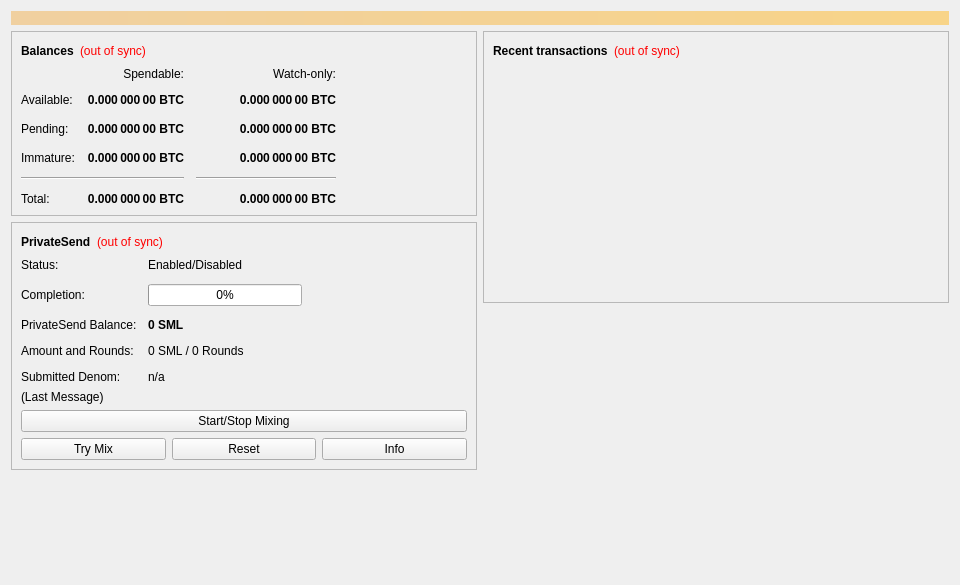
<?xml version="1.0" encoding="UTF-8"?>
<ui version="4.0">
 <class>OverviewPage</class>
 <widget class="QWidget" name="OverviewPage">
  <property name="geometry">
   <rect>
    <x>0</x>
    <y>0</y>
    <width>960</width>
    <height>585</height>
   </rect>
  </property>
  <property name="minimumSize">
   <size>
    <width>960</width>
    <height>0</height>
   </size>
  </property>
  <property name="windowTitle">
   <string>Form</string>
  </property>
  <layout class="QVBoxLayout" name="topLayout">
   <item>
    <widget class="QLabel" name="labelAlerts">
     <property name="visible">
      <bool>false</bool>
     </property>
     <property name="styleSheet">
      <string notr="true">QLabel { background-color: qlineargradient(x1: 0, y1: 0, x2: 1, y2: 0, stop:0 #F0D0A0, stop:1 #F8D488); color:#000000; }</string>
     </property>
     <property name="wordWrap">
      <bool>true</bool>
     </property>
     <property name="margin">
      <number>3</number>
     </property>
     <property name="textInteractionFlags">
      <set>Qt::TextSelectableByMouse</set>
     </property>
    </widget>
   </item>
   <item>
    <layout class="QHBoxLayout" name="horizontalLayout" stretch="1,1">
     <item>
      <layout class="QVBoxLayout" name="verticalLayout_2">
       <item>
        <widget class="QFrame" name="frame">
         <property name="frameShape">
          <enum>QFrame::StyledPanel</enum>
         </property>
         <property name="frameShadow">
          <enum>QFrame::Raised</enum>
         </property>
         <layout class="QVBoxLayout" name="verticalLayout_4">
          <item>
           <layout class="QHBoxLayout" name="horizontalLayout_4">
            <item>
             <widget class="QLabel" name="label_5">
              <property name="font">
               <font>
                <weight>75</weight>
                <bold>true</bold>
               </font>
              </property>
              <property name="text">
               <string>Balances</string>
              </property>
             </widget>
            </item>
            <item>
             <widget class="QLabel" name="labelWalletStatus">
              <property name="toolTip">
               <string>The displayed information may be out of date. Your wallet automatically synchronizes with the smilecoin network after a connection is established, but this process has not completed yet.</string>
              </property>
              <property name="styleSheet">
               <string notr="true">QLabel { color: red; }</string>
              </property>
              <property name="text">
               <string notr="true">(out of sync)</string>
              </property>
              <property name="alignment">
               <set>Qt::AlignLeading|Qt::AlignLeft|Qt::AlignVCenter</set>
              </property>
             </widget>
            </item>
            <item>
             <spacer name="horizontalSpacer_3">
              <property name="orientation">
               <enum>Qt::Horizontal</enum>
              </property>
              <property name="sizeHint" stdset="0">
               <size>
                <width>40</width>
                <height>20</height>
               </size>
              </property>
             </spacer>
            </item>
           </layout>
          </item>
          <item>
           <layout class="QGridLayout" name="gridLayout">
            <property name="spacing">
             <number>12</number>
            </property>
            <item row="2" column="2">
             <widget class="QLabel" name="labelWatchPending">
              <property name="font">
               <font>
                <weight>75</weight>
                <bold>true</bold>
               </font>
              </property>
              <property name="cursor">
               <cursorShape>IBeamCursor</cursorShape>
              </property>
              <property name="toolTip">
               <string>Unconfirmed transactions to watch-only addresses</string>
              </property>
              <property name="text">
               <string notr="true">0.000 000 00 BTC</string>
              </property>
              <property name="alignment">
               <set>Qt::AlignRight|Qt::AlignTrailing|Qt::AlignVCenter</set>
              </property>
              <property name="textInteractionFlags">
               <set>Qt::LinksAccessibleByMouse|Qt::TextSelectableByKeyboard|Qt::TextSelectableByMouse</set>
              </property>
             </widget>
            </item>
            <item row="2" column="1">
             <widget class="QLabel" name="labelUnconfirmed">
              <property name="font">
               <font>
                <weight>75</weight>
                <bold>true</bold>
               </font>
              </property>
              <property name="cursor">
               <cursorShape>IBeamCursor</cursorShape>
              </property>
              <property name="toolTip">
               <string>Total of transactions that have yet to be confirmed, and do not yet count toward the spendable balance</string>
              </property>
              <property name="text">
               <string notr="true">0.000 000 00 BTC</string>
              </property>
              <property name="alignment">
               <set>Qt::AlignRight|Qt::AlignTrailing|Qt::AlignVCenter</set>
              </property>
              <property name="textInteractionFlags">
               <set>Qt::LinksAccessibleByMouse|Qt::TextSelectableByKeyboard|Qt::TextSelectableByMouse</set>
              </property>
             </widget>
            </item>
            <item row="3" column="2">
             <widget class="QLabel" name="labelWatchImmature">
              <property name="font">
               <font>
                <weight>75</weight>
                <bold>true</bold>
               </font>
              </property>
              <property name="cursor">
               <cursorShape>IBeamCursor</cursorShape>
              </property>
              <property name="toolTip">
               <string>Mined balance in watch-only addresses that has not yet matured</string>
              </property>
              <property name="text">
               <string notr="true">0.000 000 00 BTC</string>
              </property>
              <property name="alignment">
               <set>Qt::AlignRight|Qt::AlignTrailing|Qt::AlignVCenter</set>
              </property>
              <property name="textInteractionFlags">
               <set>Qt::LinksAccessibleByMouse|Qt::TextSelectableByKeyboard|Qt::TextSelectableByMouse</set>
              </property>
             </widget>
            </item>
            <item row="4" column="0" colspan="2">
             <widget class="Line" name="lineSpendableBalance">
              <property name="orientation">
               <enum>Qt::Horizontal</enum>
              </property>
             </widget>
            </item>
            <item row="4" column="2">
             <widget class="Line" name="lineWatchBalance">
              <property name="sizePolicy">
               <sizepolicy hsizetype="Preferred" vsizetype="Fixed">
                <horstretch>0</horstretch>
                <verstretch>0</verstretch>
               </sizepolicy>
              </property>
              <property name="minimumSize">
               <size>
                <width>140</width>
                <height>0</height>
               </size>
              </property>
              <property name="orientation">
               <enum>Qt::Horizontal</enum>
              </property>
             </widget>
            </item>
            <item row="5" column="0">
             <widget class="QLabel" name="labelTotalText">
              <property name="text">
               <string>Total:</string>
              </property>
             </widget>
            </item>
            <item row="3" column="1">
             <widget class="QLabel" name="labelImmature">
              <property name="font">
               <font>
                <weight>75</weight>
                <bold>true</bold>
               </font>
              </property>
              <property name="cursor">
               <cursorShape>IBeamCursor</cursorShape>
              </property>
              <property name="toolTip">
               <string>Mined balance that has not yet matured</string>
              </property>
              <property name="text">
               <string notr="true">0.000 000 00 BTC</string>
              </property>
              <property name="alignment">
               <set>Qt::AlignRight|Qt::AlignTrailing|Qt::AlignVCenter</set>
              </property>
              <property name="textInteractionFlags">
               <set>Qt::LinksAccessibleByMouse|Qt::TextSelectableByKeyboard|Qt::TextSelectableByMouse</set>
              </property>
             </widget>
            </item>
            <item row="2" column="3">
             <spacer name="horizontalSpacer_2">
              <property name="orientation">
               <enum>Qt::Horizontal</enum>
              </property>
              <property name="sizeHint" stdset="0">
               <size>
                <width>40</width>
                <height>20</height>
               </size>
              </property>
             </spacer>
            </item>
            <item row="3" column="0">
             <widget class="QLabel" name="labelImmatureText">
              <property name="text">
               <string>Immature:</string>
              </property>
             </widget>
            </item>
            <item row="5" column="1">
             <widget class="QLabel" name="labelTotal">
              <property name="font">
               <font>
                <weight>75</weight>
                <bold>true</bold>
               </font>
              </property>
              <property name="cursor">
               <cursorShape>IBeamCursor</cursorShape>
              </property>
              <property name="toolTip">
               <string>Your current total balance</string>
              </property>
              <property name="text">
               <string notr="true">0.000 000 00 BTC</string>
              </property>
              <property name="alignment">
               <set>Qt::AlignRight|Qt::AlignTrailing|Qt::AlignVCenter</set>
              </property>
              <property name="textInteractionFlags">
               <set>Qt::LinksAccessibleByMouse|Qt::TextSelectableByKeyboard|Qt::TextSelectableByMouse</set>
              </property>
             </widget>
            </item>
            <item row="5" column="2">
             <widget class="QLabel" name="labelWatchTotal">
              <property name="font">
               <font>
                <weight>75</weight>
                <bold>true</bold>
               </font>
              </property>
              <property name="cursor">
               <cursorShape>IBeamCursor</cursorShape>
              </property>
              <property name="toolTip">
               <string>Current total balance in watch-only addresses</string>
              </property>
              <property name="text">
               <string notr="true">0.000 000 00 BTC</string>
              </property>
              <property name="alignment">
               <set>Qt::AlignRight|Qt::AlignTrailing|Qt::AlignVCenter</set>
              </property>
              <property name="textInteractionFlags">
               <set>Qt::LinksAccessibleByMouse|Qt::TextSelectableByKeyboard|Qt::TextSelectableByMouse</set>
              </property>
             </widget>
            </item>
            <item row="0" column="2">
             <widget class="QLabel" name="labelWatchonly">
              <property name="text">
               <string>Watch-only:</string>
              </property>
              <property name="alignment">
               <set>Qt::AlignRight|Qt::AlignTrailing|Qt::AlignVCenter</set>
              </property>
             </widget>
            </item>
            <item row="1" column="0">
             <widget class="QLabel" name="labelBalanceText">
              <property name="text">
               <string>Available:</string>
              </property>
             </widget>
            </item>
            <item row="1" column="1">
             <widget class="QLabel" name="labelBalance">
              <property name="font">
               <font>
                <weight>75</weight>
                <bold>true</bold>
               </font>
              </property>
              <property name="cursor">
               <cursorShape>IBeamCursor</cursorShape>
              </property>
              <property name="toolTip">
               <string>Your current spendable balance</string>
              </property>
              <property name="text">
               <string notr="true">0.000 000 00 BTC</string>
              </property>
              <property name="alignment">
               <set>Qt::AlignRight|Qt::AlignTrailing|Qt::AlignVCenter</set>
              </property>
              <property name="textInteractionFlags">
               <set>Qt::LinksAccessibleByMouse|Qt::TextSelectableByKeyboard|Qt::TextSelectableByMouse</set>
              </property>
             </widget>
            </item>
            <item row="1" column="2">
             <widget class="QLabel" name="labelWatchAvailable">
              <property name="font">
               <font>
                <weight>75</weight>
                <bold>true</bold>
               </font>
              </property>
              <property name="cursor">
               <cursorShape>IBeamCursor</cursorShape>
              </property>
              <property name="toolTip">
               <string>Your current balance in watch-only addresses</string>
              </property>
              <property name="text">
               <string notr="true">0.000 000 00 BTC</string>
              </property>
              <property name="alignment">
               <set>Qt::AlignRight|Qt::AlignTrailing|Qt::AlignVCenter</set>
              </property>
              <property name="textInteractionFlags">
               <set>Qt::LinksAccessibleByMouse|Qt::TextSelectableByKeyboard|Qt::TextSelectableByMouse</set>
              </property>
             </widget>
            </item>
            <item row="2" column="0">
             <widget class="QLabel" name="labelPendingText">
              <property name="text">
               <string>Pending:</string>
              </property>
             </widget>
            </item>
            <item row="0" column="1">
             <widget class="QLabel" name="labelSpendable">
              <property name="text">
               <string>Spendable:</string>
              </property>
              <property name="alignment">
               <set>Qt::AlignRight|Qt::AlignTrailing|Qt::AlignVCenter</set>
              </property>
             </widget>
            </item>
           </layout>
          </item>
         </layout>
        </widget>
       </item>
       <item>
        <widget class="QFrame" name="framePrivateSend">
         <property name="layoutDirection">
          <enum>Qt::LeftToRight</enum>
         </property>
         <property name="frameShape">
          <enum>QFrame::StyledPanel</enum>
         </property>
         <property name="frameShadow">
          <enum>QFrame::Raised</enum>
         </property>
         <layout class="QVBoxLayout" name="VerticalLayout_PS1">
          <item>
           <layout class="QHBoxLayout" name="horizontalLayout_5">
            <item>
             <widget class="QLabel" name="labelPrivateSendHeader">
              <property name="font">
               <font>
                <weight>75</weight>
                <bold>true</bold>
               </font>
              </property>
              <property name="text">
               <string>PrivateSend</string>
              </property>
             </widget>
            </item>
            <item>
             <widget class="QLabel" name="labelPrivateSendSyncStatus">
              <property name="toolTip">
               <string>The displayed information may be out of date. Your wallet automatically synchronizes with the smilecoin network after a connection is established, but this process has not completed yet.</string>
              </property>
              <property name="styleSheet">
               <string notr="true">QLabel { color: red; }</string>
              </property>
              <property name="text">
               <string notr="true">(out of sync)</string>
              </property>
              <property name="alignment">
               <set>Qt::AlignLeading|Qt::AlignLeft|Qt::AlignVCenter</set>
              </property>
             </widget>
            </item>
            <item>
             <spacer name="horizontalSpacer_4">
              <property name="orientation">
               <enum>Qt::Horizontal</enum>
              </property>
              <property name="sizeHint" stdset="0">
               <size>
                <width>40</width>
                <height>20</height>
               </size>
              </property>
             </spacer>
            </item>
           </layout>
          </item>
          <item>
           <layout class="QFormLayout" name="privateSendFormLayout">
            <property name="fieldGrowthPolicy">
             <enum>QFormLayout::AllNonFixedFieldsGrow</enum>
            </property>
            <property name="horizontalSpacing">
             <number>11</number>
            </property>
            <property name="verticalSpacing">
             <number>12</number>
            </property>
            <item row="0" column="0">
             <widget class="QLabel" name="labelPrivateSendEnabledText">
              <property name="text">
               <string>Status:</string>
              </property>
             </widget>
            </item>
            <item row="0" column="1">
             <widget class="QLabel" name="labelPrivateSendEnabled">
              <property name="text">
               <string>Enabled/Disabled</string>
              </property>
             </widget>
            </item>
            <item row="1" column="0">
             <widget class="QLabel" name="labelCompletitionText">
              <property name="text">
               <string>Completion:</string>
              </property>
             </widget>
            </item>
            <item row="1" column="1">
             <widget class="QProgressBar" name="privateSendProgress">
              <property name="maximumSize">
               <size>
                <width>154</width>
                <height>16777215</height>
               </size>
              </property>
              <property name="value">
               <number>0</number>
              </property>
             </widget>
            </item>
            <item row="2" column="0">
             <widget class="QLabel" name="labelAnonymizedText">
              <property name="text">
               <string>PrivateSend Balance:</string>
              </property>
             </widget>
            </item>
            <item row="2" column="1">
             <widget class="QLabel" name="labelAnonymized">
              <property name="font">
               <font>
                <weight>75</weight>
                <bold>true</bold>
               </font>
              </property>
              <property name="text">
               <string notr="true">0 SML</string>
              </property>
             </widget>
            </item>
            <item row="3" column="0">
             <widget class="QLabel" name="labelAmountAndRoundsText">
              <property name="text">
               <string>Amount and Rounds:</string>
              </property>
             </widget>
            </item>
            <item row="3" column="1">
             <widget class="QLabel" name="labelAmountRounds">
              <property name="text">
               <string>0 SML / 0 Rounds</string>
              </property>
             </widget>
            </item>
            <item row="4" column="0">
             <widget class="QLabel" name="labelSubmittedDenomText">
              <property name="text">
               <string>Submitted Denom:</string>
              </property>
             </widget>
            </item>
            <item row="4" column="1">
             <widget class="QLabel" name="labelSubmittedDenom">
              <property name="toolTip">
               <string>The denominations you submitted to the Masternode.&lt;br&gt;To mix, other users must submit the exact same denominations.</string>
              </property>
              <property name="text">
               <string>n/a</string>
              </property>
             </widget>
            </item>
           </layout>
          </item>
          <item>
           <layout class="QVBoxLayout" name="VerticalLayout_PS">
            <item>
             <widget class="QLabel" name="labelPrivateSendLastMessage">
              <property name="text">
               <string>(Last Message)</string>
              </property>
              <property name="alignment">
               <set>Qt::AlignLeading|Qt::AlignLeft|Qt::AlignTop</set>
              </property>
              <property name="wordWrap">
               <bool>true</bool>
              </property>
             </widget>
            </item>
            <item>
             <widget class="QPushButton" name="togglePrivateSend">
              <property name="sizePolicy">
               <sizepolicy hsizetype="MinimumExpanding" vsizetype="Fixed">
                <horstretch>0</horstretch>
                <verstretch>0</verstretch>
               </sizepolicy>
              </property>
              <property name="text">
               <string>Start/Stop Mixing</string>
              </property>
             </widget>
            </item>
            <item>
             <layout class="QHBoxLayout" name="horizontalLayout_debugbuttons">
              <item>
               <widget class="QPushButton" name="privateSendAuto">
                <property name="sizePolicy">
                 <sizepolicy hsizetype="MinimumExpanding" vsizetype="Fixed">
                  <horstretch>0</horstretch>
                  <verstretch>0</verstretch>
                 </sizepolicy>
                </property>
                <property name="toolTip">
                 <string>Try to manually submit a PrivateSend request.</string>
                </property>
                <property name="text">
                 <string>Try Mix</string>
                </property>
               </widget>
              </item>
              <item>
               <widget class="QPushButton" name="privateSendReset">
                <property name="sizePolicy">
                 <sizepolicy hsizetype="MinimumExpanding" vsizetype="Fixed">
                  <horstretch>0</horstretch>
                  <verstretch>0</verstretch>
                 </sizepolicy>
                </property>
                <property name="toolTip">
                 <string>Reset the current status of PrivateSend (can interrupt PrivateSend if it's in the process of Mixing, which can cost you money!)</string>
                </property>
                <property name="autoFillBackground">
                 <bool>false</bool>
                </property>
                <property name="text">
                 <string>Reset</string>
                </property>
               </widget>
              </item>
              <item>
               <widget class="QPushButton" name="privateSendInfo">
                <property name="sizePolicy">
                 <sizepolicy hsizetype="MinimumExpanding" vsizetype="Fixed">
                  <horstretch>0</horstretch>
                  <verstretch>0</verstretch>
                 </sizepolicy>
                </property>
                <property name="toolTip">
                 <string>Information about PrivateSend and Mixing</string>
                </property>
                <property name="text">
                 <string>Info</string>
                </property>
               </widget>
              </item>
             </layout>
            </item>
           </layout>
          </item>
         </layout>
        </widget>
       </item>
       <item>
        <spacer name="verticalSpacer">
         <property name="orientation">
          <enum>Qt::Vertical</enum>
         </property>
         <property name="sizeHint" stdset="0">
          <size>
           <width>20</width>
           <height>40</height>
          </size>
         </property>
        </spacer>
       </item>
      </layout>
     </item>
     <item>
      <layout class="QVBoxLayout" name="verticalLayout_3">
       <item>
        <widget class="QFrame" name="frame_2">
         <property name="frameShape">
          <enum>QFrame::StyledPanel</enum>
         </property>
         <property name="frameShadow">
          <enum>QFrame::Raised</enum>
         </property>
         <layout class="QVBoxLayout" name="verticalLayout">
          <item>
           <layout class="QHBoxLayout" name="horizontalLayout_2">
            <item>
             <widget class="QLabel" name="label_4">
              <property name="font">
               <font>
                <weight>75</weight>
                <bold>true</bold>
               </font>
              </property>
              <property name="text">
               <string>Recent transactions</string>
              </property>
             </widget>
            </item>
            <item>
             <widget class="QLabel" name="labelTransactionsStatus">
              <property name="toolTip">
               <string>The displayed information may be out of date. Your wallet automatically synchronizes with the smilecoin network after a connection is established, but this process has not completed yet.</string>
              </property>
              <property name="styleSheet">
               <string notr="true">QLabel { color: red; }</string>
              </property>
              <property name="text">
               <string notr="true">(out of sync)</string>
              </property>
              <property name="alignment">
               <set>Qt::AlignLeading|Qt::AlignLeft|Qt::AlignVCenter</set>
              </property>
             </widget>
            </item>
            <item>
             <spacer name="horizontalSpacer">
              <property name="orientation">
               <enum>Qt::Horizontal</enum>
              </property>
              <property name="sizeHint" stdset="0">
               <size>
                <width>40</width>
                <height>20</height>
               </size>
              </property>
             </spacer>
            </item>
           </layout>
          </item>
          <item>
           <widget class="QListView" name="listTransactions">
            <property name="styleSheet">
             <string notr="true">QListView { background: transparent; }</string>
            </property>
            <property name="frameShape">
             <enum>QFrame::NoFrame</enum>
            </property>
            <property name="verticalScrollBarPolicy">
             <enum>Qt::ScrollBarAlwaysOff</enum>
            </property>
            <property name="horizontalScrollBarPolicy">
             <enum>Qt::ScrollBarAlwaysOff</enum>
            </property>
            <property name="selectionMode">
             <enum>QAbstractItemView::NoSelection</enum>
            </property>
           </widget>
          </item>
         </layout>
        </widget>
       </item>
       <item>
        <spacer name="verticalSpacer_2">
         <property name="orientation">
          <enum>Qt::Vertical</enum>
         </property>
         <property name="sizeHint" stdset="0">
          <size>
           <width>20</width>
           <height>40</height>
          </size>
         </property>
        </spacer>
       </item>
      </layout>
     </item>
    </layout>
   </item>
  </layout>
 </widget>
 <resources/>
 <connections/>
</ui>
